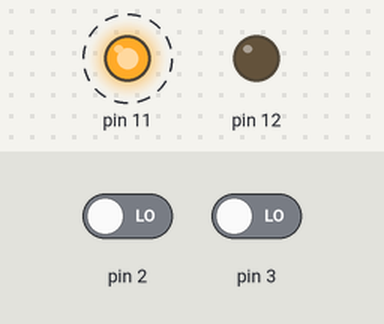
Simulated run of this sketch. Board: Arduino Uno, built with avr-gcc and run on an emulated ATmega328P. Shown: output pins drawn as LEDs (lit = HIGH). Dashed ring = blinking. Inputs (shaded band) come from the test bench; at power-on: pin 2 LOW, pin 3 LOW. What the sketch prints to the serial monitor is not drawn.

Above: at 1.25 s.
1.3 s: pin 2 driven HIGH
Timing chart, 0 to 10.3 s (numbered marks = the images above; inputs shaded):
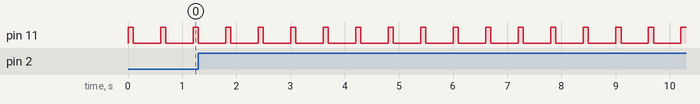

Measured:
- by itself, pin 11: alternates HIGH for 0.10 s and LOW for 0.50 s

The sketch:

LED_with_keyboard.ino
```cpp
#include <avr/io.h>
#include <avr/interrupt.h>

/*#ifndef F_CPU
#define F_CPU   16000000UL
#endif
*/
#include <util/delay.h>

// Masks for pins 12 and 11
#define PIN12MASK   0b00010000
#define PIN11MASK   0b00001000

// UDRIE mask. Use this to enable/disable
// the UDRE interrupt
#define UDRIEMASK   0b00100000

static volatile char flashWhich=1;
static volatile char buttonVal=1;

char dataRecv, dataSend;

ISR(USART_UDRE_vect)
{
  // Write dataSend to UDR0
  UDR0 = dataSend;
  // Disable UDRE interrupt
  UCSR0B &= 0b11011111;
}

ISR(USART_RX_vect)
{
  // Write received data to dataRecv
  dataRecv = UDR0;
}

void sendData(const char data)
{
  // Copy data to be sent to dataSend
  dataSend = buttonVal+'0';

  // Enable UDRE interrupt below
  UCSR0B |= UDRIEMASK;
}

char recvData()
{
  return dataRecv - '0';
}

void setupSerial()
{
  // Set up the 9600 8N1 when using
  // Serial Monitor to test
  UCSR0C = 0b00000110;

  UBRR0L = 103;
  UBRR0H = 0;
  UCSR0A = 0;
  // Change to 9600 7E1 when
  // communicating between Arduinos.

}

void startSerial()
{
  // Start the serial port.
  // Enable RXC interrupt, but NOT UDRIE
  // Remember to enable the receiver
  // and transmitter
  UCSR0B = 0b10111000;
}

// Enable external interrupts 0 and 1
void setupEINT()
{
  // Configure INT0 and INT1 for rising edge triggered.
  // Remember to enable INT0 and INT1 interrupts.
  EICRA |= 0b00001111;
  EIMSK |= 0b00000011;
}

// ISRs for external interrupts
ISR(INT0_vect)
{
  buttonVal=1;
  sendData(buttonVal);
}

ISR(INT1_vect)
{
  buttonVal=2;
  sendData(buttonVal);
}

// Red is on pin 12
void flashRed()
{
    PORTB |= PIN12MASK;
    delay(100);
    PORTB &= ~PIN12MASK;
    delay(500);
}

// Green is on pin 11
void flashGreen()
{
    PORTB |= PIN11MASK;
    delay(100);
    PORTB &= ~PIN11MASK;
    delay(500);
}

void setup() {

  cli();
  // put your setup code here, to run once:

  DDRB |= (PIN11MASK | PIN12MASK);
  setupEINT();
  setupSerial();
  startSerial();
  sei();
}

void loop() {
  // put your main code here, to run repeatedly:

  flashWhich = recvData();

  if(flashWhich == 1)
    flashRed();
  else
    flashGreen();
}
```
